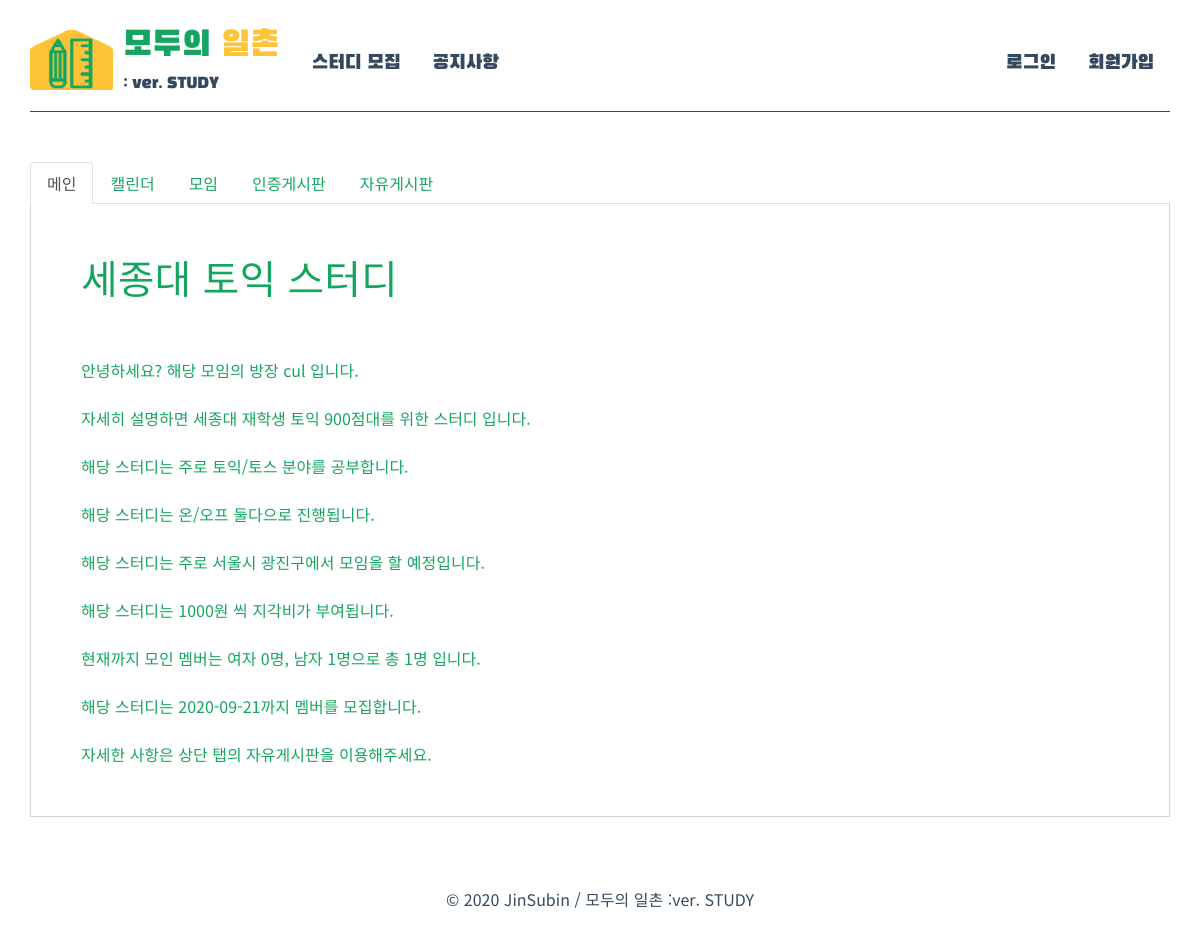
Screenshot of /source/php/Management/management_home.php?s_no=1 with the database file from the repository.
### tables this page shows
CREATE TABLE `study` (
  `study_num` int(8) unsigned zerofill NOT NULL AUTO_INCREMENT,
  `study_name` varchar(20) NOT NULL,
  `field` varchar(20) NOT NULL,
  `host_id` varchar(20) NOT NULL,
  `introduction` text NOT NULL,
  `meeting_type` varchar(10) NOT NULL,
  `location` varchar(50) NOT NULL,
  `late_fee` int NOT NULL,
  `deadline` date NOT NULL,
  PRIMARY KEY (`study_num`)
);

### source/php/Management/management_home.php (the view, shortened to what this page needs)
<!DOCTYPE html>
<html lang="ko" dir="ltr">
<? include '../head_form.php'; ?>
<body>
  <div class="container">
    <? include '../header.php'; ?>
    <?
      include '../dbconn.php';
      $s_no = $_GET['s_no'];
      $query = "select * from study where study_num = '$s_no'";
      $result = mysqli_query($conn, $query);
      $row = mysqli_fetch_row($result);
      $study_num = $row[0];
      $name = $row[1];
      $field = $row[2];
      $host = $row[3];
      $intro = $row[4];
      $type = $row[5];
      $location =$row[6];
      $latefee =$row[7];
      $deadline =$row[8];
      $query2 = "select count(gender) from member where mem_num in (select mem_num from enroll_study where study_num='$study_num') and gender ='F';";
      $result2 = mysqli_query($conn, $query2);
      $row2 = mysqli_fetch_row($result2);
      $female = $row2[0];
      $query3 = "select count(gender) from member where mem_num in (select mem_num from enroll_study where study_num='$study_num') and gender ='M';";
      $result3 = mysqli_query($conn, $query3);
      $row3 = mysqli_fetch_row($result3);
      $male = $row3[0]
    ?>
    <section>
      <div class="management_home_style">
          <div class="container">
            <div class="group_nav">
              <ul class="nav nav-tabs">
                <li class="nav-item">
                  <a class="nav-link active" href="./management_home.php?s_no=<? echo $s_no ?>">메인</a>
                </li>
                <li class="nav-item">
                  <a class="nav-link" href="./management_calendar.php?s_no=<? echo $s_no ?>">캘린더</a>
                </li>
                <li class="nav-item">
                  <a class="nav-link" href="./management_map.php?s_no=<? echo $s_no ?>">모임</a>
                </li>
                <li class="nav-item">
                  <a class="nav-link" href="./management_certificationboard.php?s_no=<? echo $s_no ?>">인증게시판</a>
                </li>
                <li class="nav-item">
                  <a class="nav-link" href="./management_freeboard.php?s_no=<? echo $s_no ?>">자유게시판</a>
                </li>
              </ul>
            </div>
            <div class="group_content">
              <h1><? echo $name?></h1>
              <br><br>
              <div>안녕하세요? 해당 모임의 방장 <? echo $host ?> 입니다.</div>
              <br>
              <div>자세히 설명하면 <? echo $intro ?> 입니다.</div>
              <br>
              <div>해당 스터디는 주로 <? echo $field ?> 분야를 공부합니다.</div>
              <br>
              <div>해당 스터디는 <? echo $type ?>으로 진행됩니다.</div>
              <br>
              <div>해당 스터디는 주로 <? echo $location ?>에서 모임을 할 예정입니다.</div>
              <br>
              <div>해당 스터디는 <? echo $latefee ?>원 씩 지각비가 부여됩니다.</div>
              <br>
              <div>현재까지 모인 멤버는 여자 <? echo $female ?>명, 남자 <? echo $male ?>명으로 총 <? echo ($female+$male) ?>명 입니다.</div>
              <br>
              <div>해당 스터디는 <?echo $deadline ?>까지 멤버를 모집합니다.</div>
              <br>
              <div>자세한 사항은 상단 탭의 자유게시판을 이용해주세요.</div>
            </div>
          </div>
      </div>
    </section>
    <? include '../footer.php'; ?>
  </div>
</body>
</html>

### source/css/base_style.css (style rules this page uses)
html, body { min-height: 100%; }
body { font-family: 'Noto Sans KR', sans-serif; background-repeat: no-repeat; background-size: cover; background-position: bottom; }
.container { padding: 0px !important; min-height:100%; }
section { clear: both; }

### source/css/management_style.css (style rules this page uses)
.management_home_style { color:#14A65F; padding: 50px 0px; }
.management_home_style .group_nav a { color: #14A65F; }
.management_home_style .group_content { overflow: hidden; border: 1px solid lightgray; border-top: transparent; padding: 50px; }

### rows the page displays
study: study_name "세종대 토익 스터디", host "cul", introduction "세종대 재학생 토익 900점대를 위한 스터디", field "토익/토스", meeting_type "온/오프 둘다", location "서울시 광진구", late_fee "1000", deadline "2020-09-21"

### other values shown
$female "0"
$male "1"
$female+$male "1"
